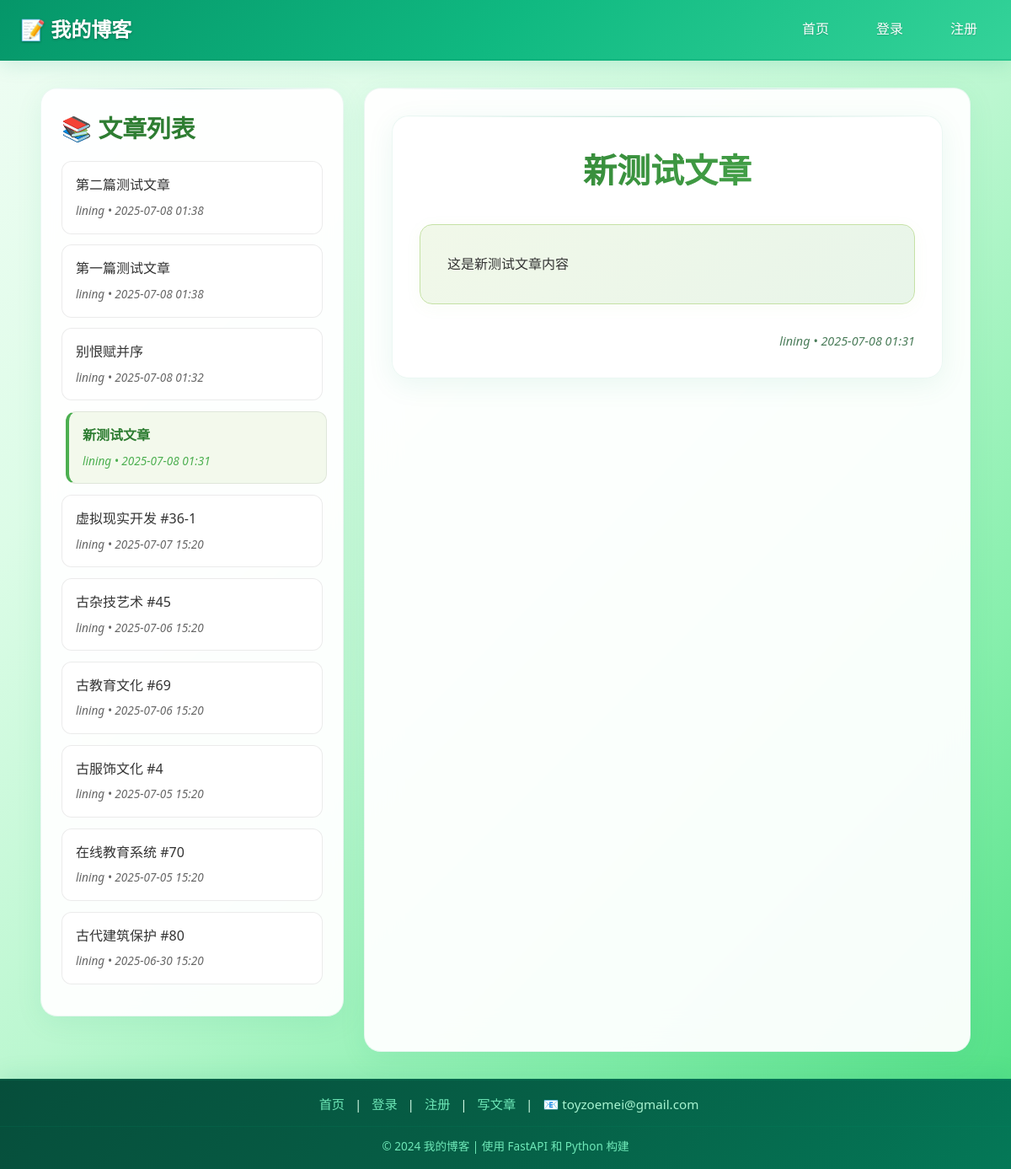
The app's page /article/2 with its own data.
### app/models.py (models this page shows)
class Article(Base):
    __tablename__ = "articles"
    id = Column(Integer, primary_key=True, index=True)
    title = Column(String(128), nullable=False)
    content = Column(Text, nullable=False)
    created_at = Column(DateTime, default=datetime.utcnow)
    author_id = Column(Integer, ForeignKey("users.id"))
    author = relationship("User", back_populates="articles")
    views = relationship("ViewRecord", back_populates="article")
    category = Column(String, default="未分类", index=True)

class User(Base):
    __tablename__ = "users"
    id = Column(Integer, primary_key=True, index=True)
    username = Column(String(32), unique=True, index=True, nullable=False)
    hashed_password = Column(String(128), nullable=False)
    articles = relationship("Article", back_populates="author")
    views = relationship("ViewRecord", back_populates="user")

### app/main.py (the view)
@app.get("/article/{article_id}", response_class=HTMLResponse)
def read_article(request: Request, article_id: int, db: Session = Depends(deps.get_db)):
    article = crud.get_article(db, article_id)
    if not article:
        return RedirectResponse("/", status_code=302)
    user = get_current_user_from_cookie(request, db)
    if user:
        crud.add_view_record(db, int(user.id), article_id)
    articles = crud.get_articles(db)
    return templates.TemplateResponse("article_detail.html", {
        "request": request,
        "article": article,
        "user": user,
        "articles": articles
    })

### app/templates/article_detail.html (shortened to what this page needs)
{% extends "base.html" %}
{% block content %}
<div class="layout-split">
    <div class="sidebar">
        <h2>📚 文章列表</h2>
        {% if articles %}
            <ul class="article-list">
                {% for article_item in articles %}
                <li class="article-item" data-article-id="{{ article_item.id }}" onclick="loadArticle({{ article_item.id }})">
                    <div class="article-title">{{ article_item.title }}</div>
                    <div class="article-meta">
                        {{ article_item.author.username if article_item.author else '匿名' }} • {{ article_item.created_at.strftime('%Y-%m-%d %H:%M') if article_item.created_at else '' }}
                    </div>
                </li>
                {% endfor %}
            </ul>
        {% endif %}
    </div>
    <div class="content-area" id="article-content">
        <div class="card">
            <h1>{{ article.title }}</h1>
            <div class="article-content">
                {{ article.content }}
            </div>
            <div class="article-meta right">
                {{ article.author.username if article.author else '匿名' }} • {{ article.created_at.strftime('%Y-%m-%d %H:%M') if article.created_at else '' }}
            </div>
        </div>
    </div>
</div>
{% endblock %}

### app/templates/base.html (shortened to what this page needs)
<!DOCTYPE html>
<html>
<head>
    <link rel="stylesheet" href="{{ url_for('static', path='/style.css') }}?v=60.0">
</head>
<body>
    <header>
        <nav>
            <a href="/" class="logo" id="home-link">📝 我的博客</a>
            <ul class="nav-links">
                <li><a href="/">首页</a></li>
                {% if user %}
                    <li><a href="/new">写文章</a></li>
                    <li><a href="/history">浏览历史</a></li>
                    <li><a href="/logout">退出</a></li>
                {% else %}
                    <li><a href="/login">登录</a></li>
                    <li><a href="/register">注册</a></li>
                {% endif %}
            </ul>
        </nav>
    </header>
    <main>
        <div class="container">
            {% block content %}{% endblock %}
        </div>
    </main>
    <footer>
        <div class="footer-content">
            <div class="footer-links">
                <a href="/">首页</a> |
                <a href="/login">登录</a> |
                <a href="/register">注册</a> |
                <a href="/new">写文章</a> |
                <span class="contact">📧 toyzoemei@gmail.com</span>
            </div>
        </div>
        <div class="footer-bottom">
            <p>&copy; 2024 我的博客 | 使用 FastAPI 和 Python 构建</p>
        </div>
    </footer>
</body>
</html>

### records on screen
Article: title "第二篇测试文章", author "lining", created_at "2025-07-08 01:38"
Article: title "第一篇测试文章", author "lining", created_at "2025-07-08 01:38"
Article: title "别恨赋并序", author "lining", created_at "2025-07-08 01:32"
Article: title "新测试文章", author "lining", created_at "2025-07-08 01:31", content "这是新测试文章内容"
Article: title "虚拟现实开发 #36-1", author "lining", created_at "2025-07-07 15:20"
Article: title "古杂技艺术 #45", author "lining", created_at "2025-07-06 15:20"
Article: title "古教育文化 #69", author "lining", created_at "2025-07-06 15:20"
Article: title "古服饰文化 #4", author "lining", created_at "2025-07-05 15:20"
Article: title "在线教育系统 #70", author "lining", created_at "2025-07-05 15:20"
Article: title "古代建筑保护 #80", author "lining", created_at "2025-06-30 15:20"
User: author "lining"
